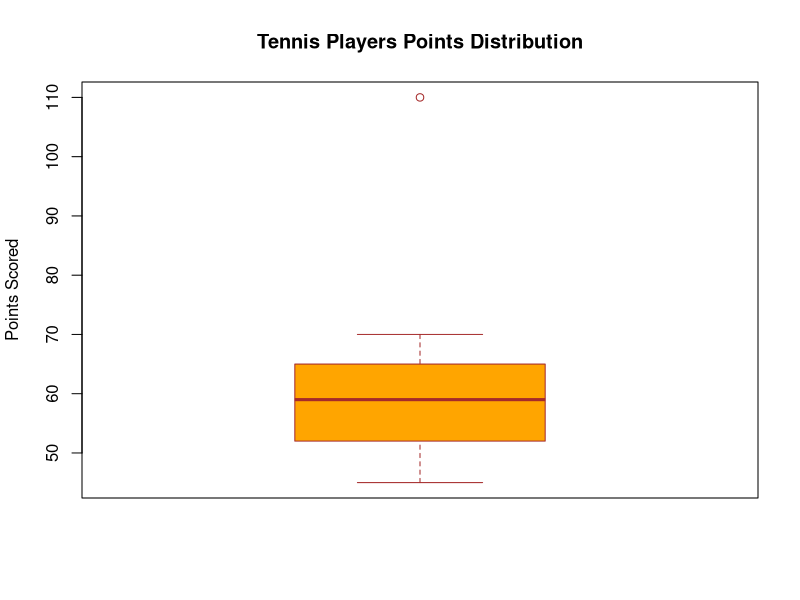

This figure's R source:
player_points <- c(45, 50, 52, 55, 58, 60, 62, 65, 70, 110)
boxplot(player_points, 
        main = "Tennis Players Points Distribution", 
        ylab = "Points Scored", 
        col = "orange", 
        border = "brown",
        outline = TRUE)
outlier_values <- boxplot.stats(player_points)$out

if(length(outlier_values) > 0) {
  cat("Outlier(s) detected:", outlier_values, "\n")
} else {
  cat("No outliers detected in the dataset.\n")
}
